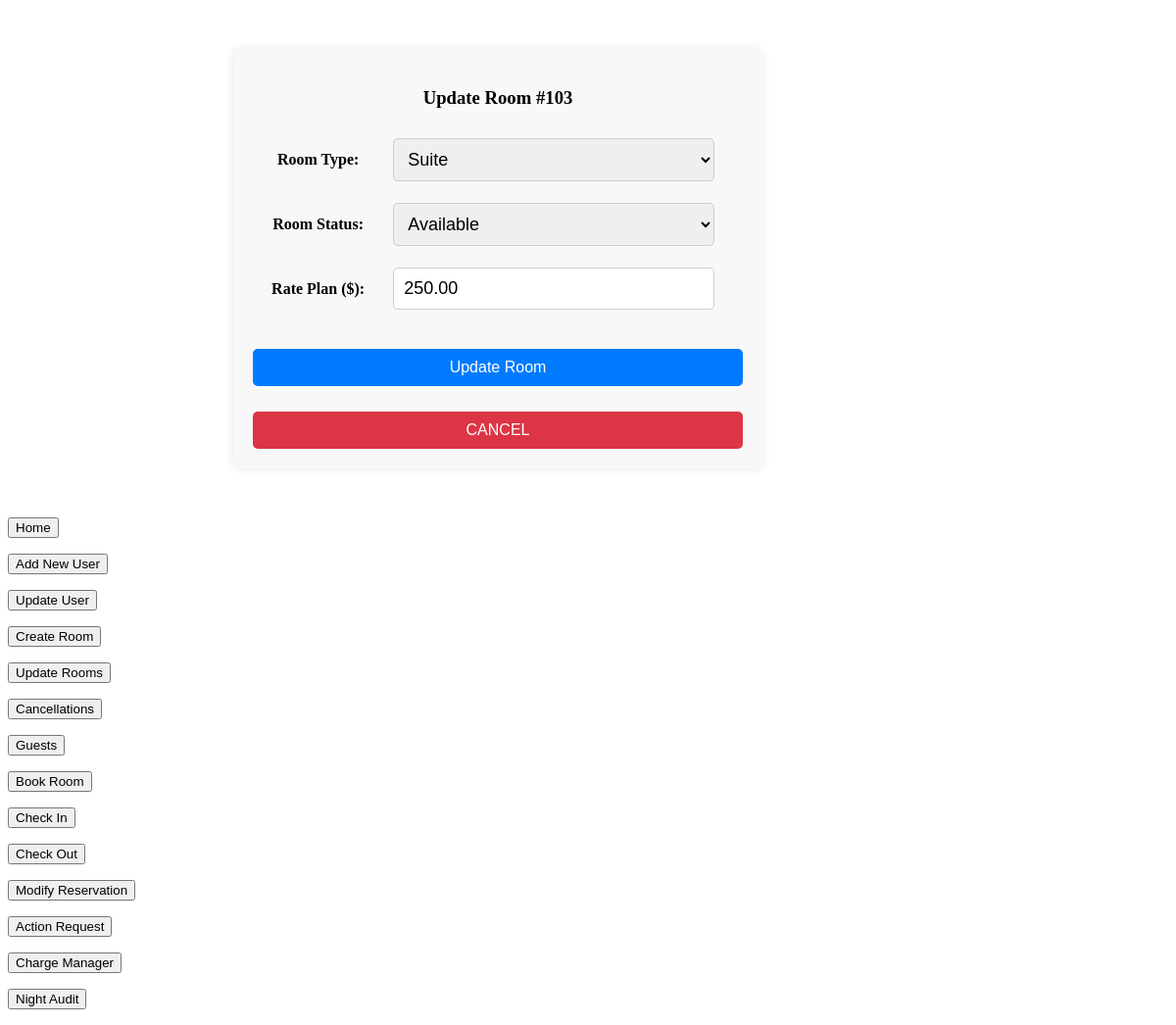
Screenshot of /Website/homepage/Homepage-Type/Admin/admin_homepage.php?update_room_id=103 with the database file from the repository.
### tables this page shows
CREATE TABLE rooms (
    room_num INT AUTO_INCREMENT PRIMARY KEY,
    room_type VARCHAR(50) NOT NULL,  
    room_status VARCHAR(50) NOT NULL DEFAULT 'Available',  
    rate_plan DECIMAL(10, 2) NOT NULL
);

### Website/homepage/Homepage-Type/Admin/update_rooms.php (the view, shortened to what this page needs)
<?php
require_once('../../Website/inc/db_connect.php');
$room_num = filter_input(INPUT_GET, 'update_room_id', FILTER_VALIDATE_INT);
$room = null;
if ($room_num) {
    $queryRoom = "
    SELECT
        room_num,
        room_type,
        room_status,
        rate_plan
    FROM
        rooms
    WHERE room_num = :room_num
    ";
    $stmtRoom = $db->prepare($queryRoom);
    $stmtRoom->bindValue(':room_num', $room_num);
    $stmtRoom->execute();
    $room = $stmtRoom->fetch();
}
?>
<?php if ($room): ?>
<div class="form-container">
    <h3>Update Room #<?php echo htmlspecialchars($room_num); ?></h3>
    <form method="post" id="update_room_form">
        <table>
            <tr>
                <th>Room Type:</th>
                <td>
                    <select name="room_type" required>
                        <option value="Suite" <?php echo (strtolower($room["room_type"]) === "suite") ? "selected" : ""; ?>>Suite</option>
                    </select>
                </td>
            </tr>
            <tr>
                <th>Room Status:</th>
                <td>
                    <select name="room_status" required>
                        <option value="Available" <?php echo (strtolower($room["room_status"]) === "available") ? "selected" : ""; ?>>Available</option>
                    </select>
                </td>
            </tr>
            <tr>
                <th>Rate Plan ($):</th>
                <td><input type="number" step="0.01" name="rate_plan" value="<?php echo htmlspecialchars($room["rate_plan"]); ?>" required></td>
            </tr>
        </table>
        <br>
        <input type="submit" name="update_room" value="Update Room">
    </form>
    <button onclick="window.location.href='homepage.php?modroomy=0';">CANCEL</button>
</div>
<?php else: ?>
<p style="color:red;">Room not found.</p>
<?php endif; ?>

### Website/homepage/Homepage-Type/Admin/update_rooms.php (style rules this page uses)
.form-container { width: 50%; max-width: 500px; margin: 50px auto 50px 230px; padding: 20px; background-color: #f8f8f8; border-radius: 8px; box-shadow: 0 0 10px rgba(0, 0, 0, 0.1); }
h3 { text-align: center; }
table { width: 100%; }
td { padding: 10px; }
input, select { width: 95%; padding: 10px; font-size: 18px; border: 1px solid #ccc; border-radius: 5px; }
.form-container input[type="submit"], .form-container button { width: 100%; padding: 10px; font-size: 16px; margin-top: 10px; cursor: pointer; border: none; background-color: #007bff; color: white; border-radius: 5px; }
.form-container button { background-color: #dc3545; }

### rows the page displays
rooms: room_type "Suite", room_status "Available", rate_plan "250.00"

### other values shown
$room_num "103"
